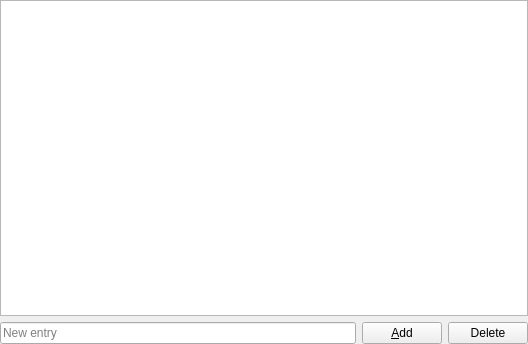
<?xml version="1.0" encoding="UTF-8"?>
<ui version="4.0">
 <class>UserFeedback::Analyzer::SchemaEditWidget</class>
 <widget class="QWidget" name="UserFeedback::Analyzer::SchemaEditWidget">
  <property name="geometry">
   <rect>
    <x>0</x>
    <y>0</y>
    <width>528</width>
    <height>344</height>
   </rect>
  </property>
  <layout class="QVBoxLayout" name="verticalLayout">
   <property name="leftMargin">
    <number>0</number>
   </property>
   <property name="topMargin">
    <number>0</number>
   </property>
   <property name="rightMargin">
    <number>0</number>
   </property>
   <property name="bottomMargin">
    <number>0</number>
   </property>
   <item>
    <widget class="QTreeView" name="schemaView">
     <property name="selectionMode">
      <enum>QAbstractItemView::SingleSelection</enum>
     </property>
    </widget>
   </item>
   <item>
    <layout class="QHBoxLayout" name="horizontalLayout">
     <item>
      <widget class="QLineEdit" name="newEntryName">
       <property name="placeholderText">
        <string>New entry</string>
       </property>
      </widget>
     </item>
     <item>
      <widget class="QPushButton" name="addEntryButton">
       <property name="text">
        <string>&amp;Add</string>
       </property>
      </widget>
     </item>
     <item>
      <widget class="QPushButton" name="deleteEntryButton">
       <property name="text">
        <string>Delete</string>
       </property>
      </widget>
     </item>
    </layout>
   </item>
  </layout>
  <action name="actionSave">
   <property name="icon">
    <iconset theme="document-save"/>
   </property>
   <property name="text">
    <string>&amp;Save Schema</string>
   </property>
   <property name="toolTip">
    <string>Save changes to the product schema.</string>
   </property>
  </action>
 </widget>
 <resources/>
 <connections/>
</ui>
